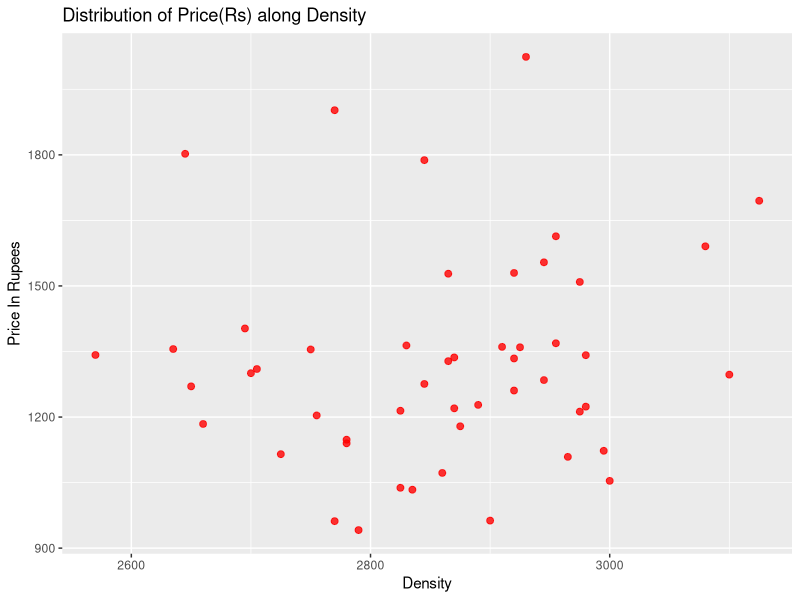
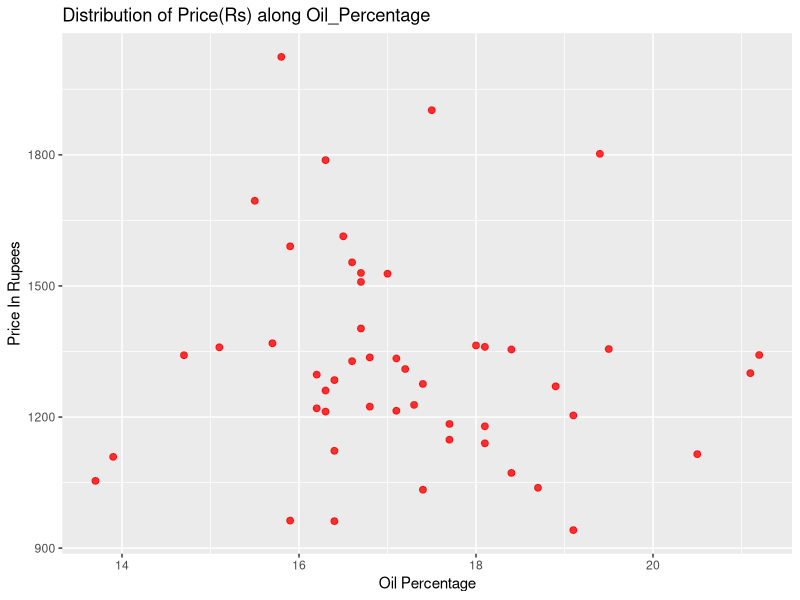
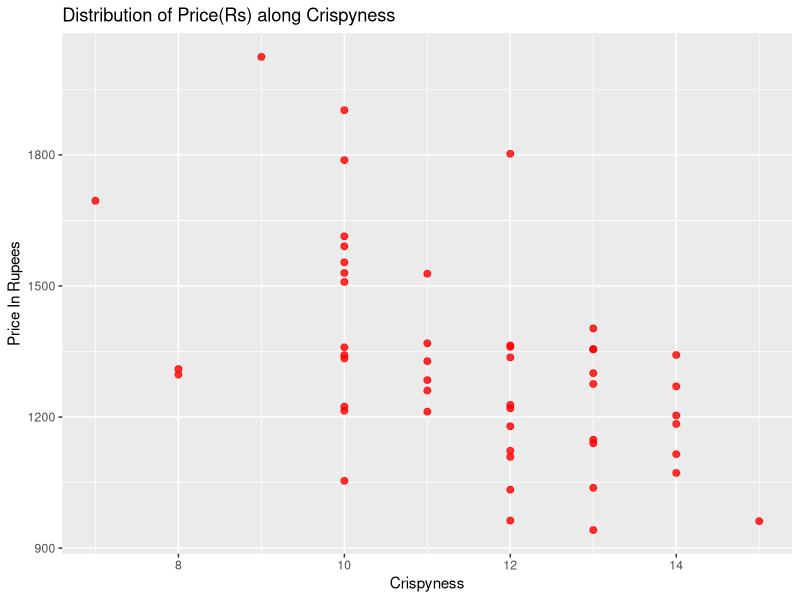
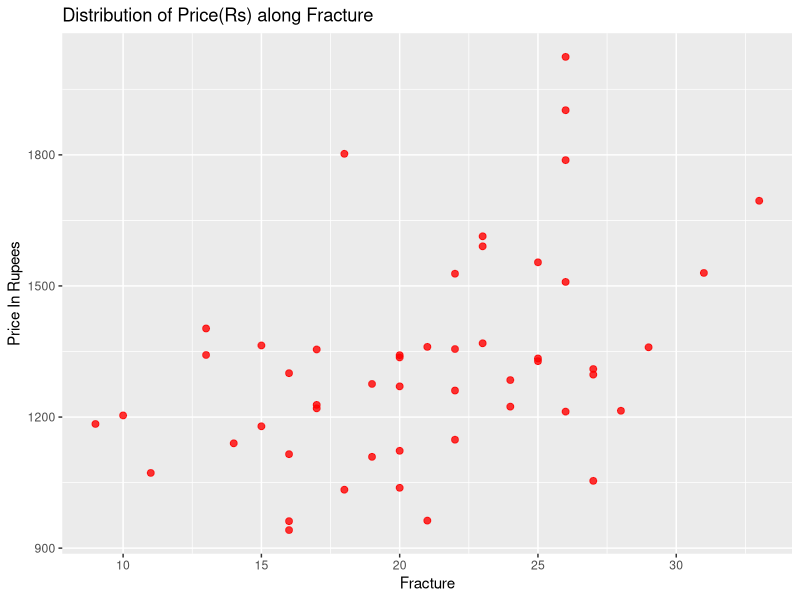
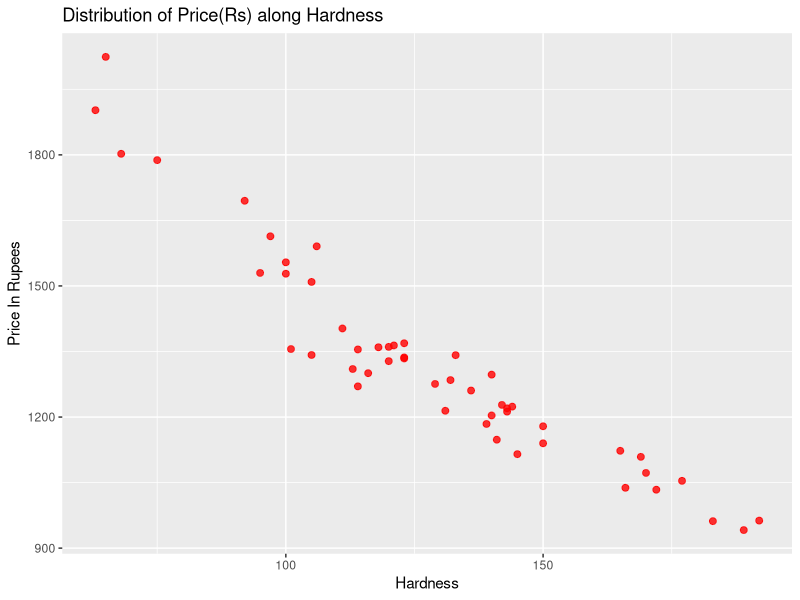

Recreate these plots in R, in order.
## ---- chunk 1
# Installing and loading required packages
install.packages("tidyverse")
library(tidyverse)
library(dplyr)
library(ggplot2)
## ---- chunk 2
# Reading the Food_Texture_Data using read.csv() function
food_data <- read.csv("Food_Texture_Data.csv")
## ---- chunk 3
# Using View() function to preview the data frame
View(food_data)
## ---- chunk 4
# Using str() function to get the structure of the data frame
str(food_data)
## ---- chunk 5
# summary() or glimpse() any function can be used in this case
summary(food_data)
## ---- chunk 6
# Using nrow() and ncol() function to get the number of rows and columns
nrow(food_data)
ncol(food_data)
## ---- chunk 7
# Using colnames() function to get the variable names
colnames(food_data)
## ---- chunk 8
# We use head() function to get first few rows
head(food_data,5)
## ---- chunk 9
# Here we use mutate() function to create a column and store it in another variable
food_data_01 <- food_data %>% mutate(Price=Density/(Oil+Crispy+Fracture+Hardness))
head(food_data_01)
## ---- chunk 10
# Here we rename the column Oil to Oil Percentage and store it in a data frame
food_data_02 <- food_data_01 %>% rename(Oil_Percentage=Oil,Crispyness=Crispy,Price_in_dollar=Price,Product=X)
head(food_data_02)
## ---- chunk 11
# Here we use mutate() function
food_data_03 <- food_data_02 %>% mutate(Price_in_Rs= 80*Price_in_dollar)
head(food_data_03)
## ---- chunk 12
# We use summarize() function to calculate this values
food_data_03 %>% summarize(min(Oil_Percentage),max(Oil_Percentage),mean(Oil_Percentage))
## ---- chunk 13
# We use summarize() function to calculate this values
food_data_03 %>% summarize(min(Density),max(Density),mean(Density))
## ---- chunk 14
# We use summarize() function to calculate this values
food_data_03 %>% summarize(min(Crispyness),max(Crispyness),mean(Crispyness))
## ---- chunk 15
# We use summarize() function to calculate this values
food_data_03 %>% summarize(min(Fracture),max(Fracture),mean(Fracture))
## ---- chunk 16
# We use summarize() function to calculate this values
food_data_03 %>% summarize(min(Hardness),max(Hardness),mean(Hardness))
## ---- chunk 17
# We use summarize() function to calculate this values
food_data_03 %>% summarize(min(Price_in_Rs),max(Price_in_Rs),mean(Price_in_Rs))
## ---- chunk 18
# Use View() function to preview this data frame
View(food_data_03)
## ---- chunk 19
# Find the product that has lowest Price_in_Rs
food_data_03 %>% filter(Price_in_Rs == min(Price_in_Rs)) %>% select(Product)
## ---- chunk 20
# Dot plot of Density vs Price_in_Rs
p=ggplot(data=food_data_03)+
  geom_point(mapping = aes(x=Density,y=Price_in_Rs),color='red',alpha=0.8,size=2)+
  labs(title='Distribution of Price(Rs) along Density',x='Density',y='Price In Rupees')
p
## ---- chunk 21
# Dot plot of Oil_Percentage vs Price_in_Rs
p1=ggplot(data=food_data_03)+
  geom_point(mapping = aes(x=Oil_Percentage,y=Price_in_Rs),color='red',alpha=0.8,size=2)+
  labs(title='Distribution of Price(Rs) along Oil_Percentage',x='Oil Percentage',y='Price In Rupees')
p1
## ---- chunk 22
# Dot plot of Crispness vs Price_in_Rs
p2=ggplot(data=food_data_03)+
  geom_point(mapping = aes(x=Crispyness,y=Price_in_Rs),color='red',alpha=0.8,size=2)+
  labs(title='Distribution of Price(Rs) along Crispyness',x='Crispyness',y='Price In Rupees')
p2
## ---- chunk 23
# Dot plot of Fracture vs Price_in_Rs
p3=ggplot(data=food_data_03)+
  geom_point(mapping = aes(x=Fracture,y=Price_in_Rs),color='red',alpha=0.8,size=2)+
  labs(title='Distribution of Price(Rs) along Fracture',x='Fracture',y='Price In Rupees')
p3
## ---- chunk 24
# Dot plot of Hardness vs Price_in_Rs
p4=ggplot(data=food_data_03)+
  geom_point(mapping = aes(x=Hardness,y=Price_in_Rs),color='red',alpha=0.8,size=2)+
  labs(title='Distribution of Price(Rs) along Hardness',x='Hardness',y='Price In Rupees')
p4
